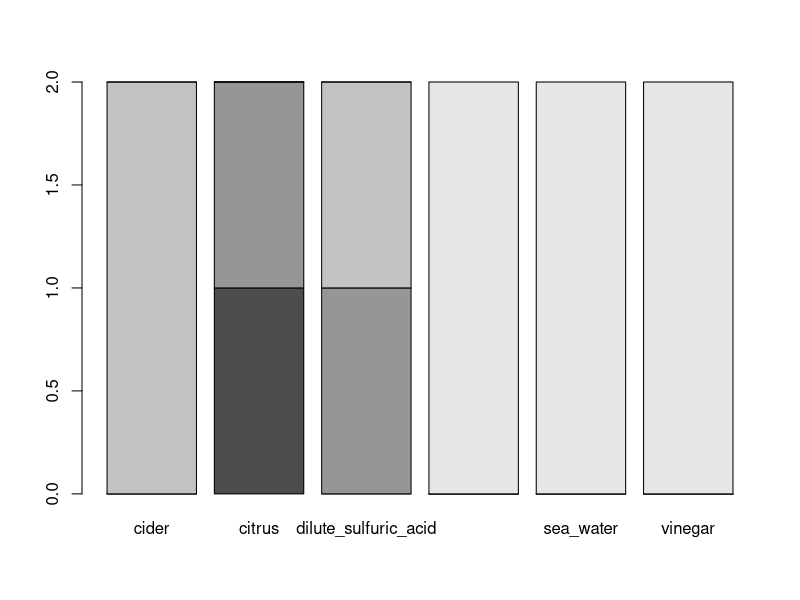
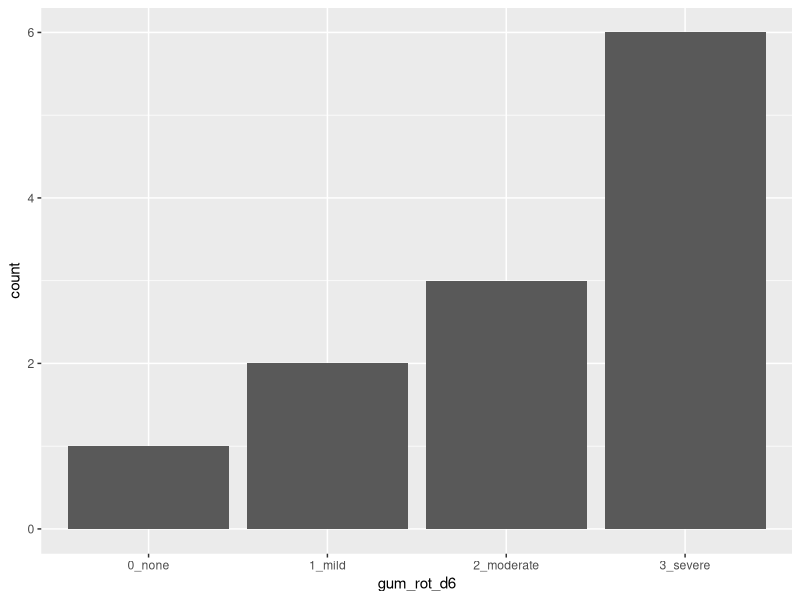

The R script that drew these images, in order:
library(readr)
scurvy <- read_csv("scurvy.csv")
install.packages("tidyverse")
library(tidyverse)
summary(scurvy)

scurvy$gum_rot_d6 <- gsub("_.*", "", scurvy$gum_rot_d6)
scurvy$weakness_of_the_knees_d6 <- gsub("_.*", "", scurvy$weakness_of_the_knees_d6)
scurvy$skin_sores_d6 <- gsub("_.*", "", scurvy$skin_sores_d6)

columns_to_change <- c("lassitude_d6", "fit_for_duty_d6")
for (i in columns_to_change) { scurvy[[i]] <- gsub("_.*", "", scurvy[[i]])
}

#the below is wrong
count <- table(scurvy$gum_rot_d6, scurvy$treatment)
barplot(count)

scurvy2 <- read_csv("scurvy.csv")
ggplot(data = scurvy2, aes(x = gum_rot_d6)) +
  geom_bar()
